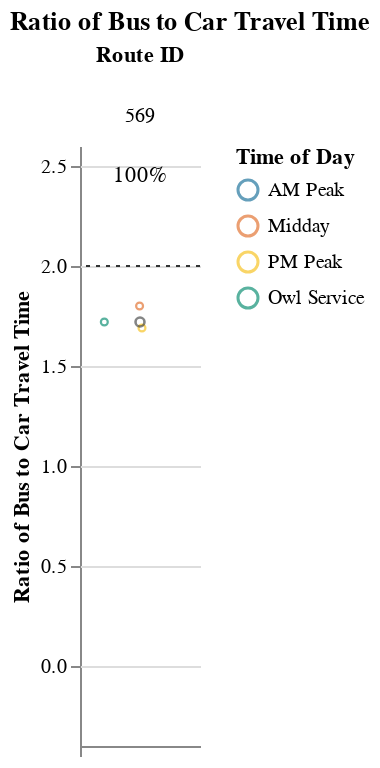
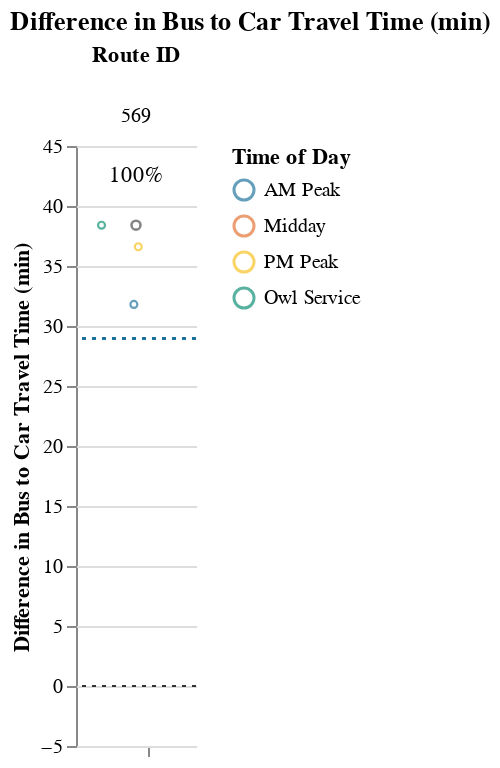

The cell these charts' notebook holds for them, in order:
### Markdown cell above
### Long Routes (> 1.5 hrs)

### Code cell
route_group = "long"
try:
    subset_routes, mult, diff  = setup_charts(df, PCT_COMPETITIVE_THRESHOLD, route_group)
    if len(subset_routes) > 0:
        display(
            Markdown(
                f"{CAPTIONS_DICT[route_group]}"
                "Within each route group, routes are sorted in descending order "
                "by % competitive trips and # trips below the additional time cut-off."
            )
        )

        display(mult)
        display(diff)
except:
    print("No routes meet this criteria.")

### Figure 1 — Vega-Lite specification as saved in the notebook (floating-point values rounded to 4 significant figures)
{"config": {"view": {"continuousWidth": 400, "continuousHeight": 300, "stroke": null}, "facet": {"spacing": 0}}, "data": {"name": "data-4fd954554bc9252bee5e8482c75c0733"}, "facet": {"column": {"field": "route_id", "sort": ["569"], "title": "Route ID", "type": "nominal"}}, "spec": {"layer": [{"mark": {"type": "point", "opacity": 0.65, "size": 12, "strokeWidth": 1.1}, "encoding": {"color": {"field": "time_of_day", "scale": {"range": ["#136C97", "#E16B26", "#F6BF16", "#00896B", "#7790A3", "#5B559C"]}, "sort": ["AM Peak", "Midday", "PM Peak", "Owl Service"], "title": "Time of Day", "type": "nominal"}, "tooltip": [{"field": "route_id", "type": "nominal"}, {"field": "trip_id", "type": "nominal"}, {"field": "service_hours", "type": "quantitative"}, {"field": "car_duration_hours", "type": "quantitative"}, {"field": "bus_multiplier", "type": "quantitative"}, {"field": "bus_difference", "type": "quantitative"}, {"field": "num_trips", "type": "quantitative"}, {"field": "num_competitive", "type": "quantitative"}, {"field": "pct_trips_competitive", "type": "quantitative"}, {"field": "p25", "type": "quantitative"}, {"field": "p50", "type": "quantitative"}, {"field": "p75", "type": "quantitative"}], "x": {"axis": {"grid": false, "labels": false, "ticks": true, "values": [0]}, "field": "jitter", "scale": {}, "title": null, "type": "quantitative"}, "y": {"field": "bus_multiplier", "scale": {"domain": [-0.25, 2.5]}, "title": "Ratio of Bus to Car Travel Time", "type": "quantitative"}}, "selection": {"selector005": {"type": "interval", "bind": "scales", "encodings": ["x", "y"]}}, "transform": [{"calculate": "sqrt(-2*log(random()))*cos(2*PI*random())", "as": "jitter"}], "width": 60}, {"layer": [{"mark": {"type": "point", "opacity": 0.6, "size": 20, "strokeWidth": 1.3}, "encoding": {"color": {"value": "#323434"}, "y": {"field": "bus_multiplier", "type": "quantitative"}}, "transform": [{"filter": "(datum.p50_trip === 1)"}]}, {"mark": {"type": "rule", "strokeDash": [2, 3]}, "encoding": {"color": {"value": "#323434"}, "y": {"field": "cutoff", "type": "quantitative"}}}, {"mark": {"type": "text", "align": "center", "baseline": "middle"}, "encoding": {"color": {"value": "black"}, "text": {"field": "pct_trips_competitive", "format": ".0%", "type": "quantitative"}, "tooltip": [{"field": "route_id", "type": "nominal"}, {"field": "trip_id", "type": "nominal"}, {"field": "service_hours", "type": "quantitative"}, {"field": "car_duration_hours", "type": "quantitative"}, {"field": "bus_multiplier", "type": "quantitative"}, {"field": "bus_difference", "type": "quantitative"}, {"field": "num_trips", "type": "quantitative"}, {"field": "num_competitive", "type": "quantitative"}, {"field": "pct_trips_competitive", "type": "quantitative"}, {"field": "p25", "type": "quantitative"}, {"field": "p50", "type": "quantitative"}, {"field": "p75", "type": "quantitative"}], "x": {"value": 30}, "y": {"value": 15}}, "transform": [{"calculate": "sqrt(-2*log(random()))*cos(2*PI*random())", "as": "jitter"}, {"filter": "(datum.fastest_trip === 1)"}]}]}]}, "resolve": {"scale": {"y": "shared"}}, "title": "Ratio of Bus to Car Travel Time", "$schema": "https://vega.github.io/schema/vega-lite/v4.17.0.json", "datasets": {"data-4fd954554bc9252bee5e8482c75c0733": [{"calitp_itp_id": 11, "trip_key": 593832735237289932, "trip_id": "t_1529_b_414_tn_0", "shape_id": "p_867", "route_id": "569", "service_hours": 1.42, "trip_first_departure_ts": 27120, "trip_last_arrival_ts": 32220, "departure_hour": 7, "time_of_day": "AM Peak", "p25": 1.48, "p50": 1.515, "p75": 1.548, "p50_trip": 0, "fastest_trip": 1, "car_duration_hours": 0.89, "competitive_route": 1, "bus_multiplier": 1.6, "bus_difference": 31.8, "num_trips": 4, "num_competitive": 4, "pct_trips_competitive": 1.0, "bus_difference_spread": 10.8, "route_group": "long", "max_trip_hrs": 1.6, "max_trip_route_group": 1.93, "name": "Amador Regional Transit System", "caltrans_district": "10 - Stockton", "drmt_organization_name": "['recGiMlqrcpPxScAH']", "cutoff2": 28.95, "cutoff": 2}, {"calitp_itp_id": 11, "trip_key": 2849629540374377473, "trip_id": "t_1530_b_414_tn_0", "shape_id": "p_867", "route_id": "569", "service_hours": 1.5, "trip_first_departure_ts": 61560, "trip_last_arrival_ts": 66960, "departure_hour": 17, "time_of_day": "PM Peak", "p25": 1.48, "p50": 1.515, "p75": 1.548, "p50_trip": 0, "fastest_trip": 0, "car_duration_hours": 0.89, "competitive_route": 1, "bus_multiplier": 1.69, "bus_difference": 36.6, "num_trips": 4, "num_competitive": 4, "pct_trips_competitive": 1.0, "bus_difference_spread": 10.8, "route_group": "long", "max_trip_hrs": 1.6, "max_trip_route_group": 1.93, "name": "Amador Regional Transit System", "caltrans_district": "10 - Stockton", "drmt_organization_name": "['recGiMlqrcpPxScAH']", "cutoff2": 28.95, "cutoff": 2}, {"calitp_itp_id": 11, "trip_key": -6324348899433350338, "trip_id": "t_1528_b_414_tn_0", "shape_id": "p_859", "route_id": "569", "service_hours": 1.53, "trip_first_departure_ts": 21600, "trip_last_arrival_ts": 27120, "departure_hour": 6, "time_of_day": "Owl Service", "p25": 1.48, "p50": 1.515, "p75": 1.548, "p50_trip": 1, "fastest_trip": 0, "car_duration_hours": 0.89, "competitive_route": 1, "bus_multiplier": 1.72, "bus_difference": 38.4, "num_trips": 4, "num_competitive": 4, "pct_trips_competitive": 1.0, "bus_difference_spread": 10.8, "route_group": "long", "max_trip_hrs": 1.6, "max_trip_route_group": 1.93, "name": "Amador Regional Transit System", "caltrans_district": "10 - Stockton", "drmt_organization_name": "['recGiMlqrcpPxScAH']", "cutoff2": 28.95, "cutoff": 2}, {"calitp_itp_id": 11, "trip_key": -7066308270664786304, "trip_id": "t_1542_b_414_tn_0", "shape_id": "p_859", "route_id": "569", "service_hours": 1.6, "trip_first_departure_ts": 55800, "trip_last_arrival_ts": 61560, "departure_hour": 15, "time_of_day": "Midday", "p25": 1.48, "p50": 1.515, "p75": 1.548, "p50_trip": 0, "fastest_trip": 0, "car_duration_hours": 0.89, "competitive_route": 1, "bus_multiplier": 1.8, "bus_difference": 42.6, "num_trips": 4, "num_competitive": 4, "pct_trips_competitive": 1.0, "bus_difference_spread": 10.8, "route_group": "long", "max_trip_hrs": 1.6, "max_trip_route_group": 1.93, "name": "Amador Regional Transit System", "caltrans_district": "10 - Stockton", "drmt_organization_name": "['recGiMlqrcpPxScAH']", "cutoff2": 28.95, "cutoff": 2}]}}

### Figure 2 — Vega-Lite specification as saved in the notebook (floating-point values rounded to 4 significant figures)
{"config": {"view": {"continuousWidth": 400, "continuousHeight": 300, "stroke": null}, "facet": {"spacing": 0}}, "data": {"name": "data-fb71d4b548a1fd0952135d97cd986f45"}, "facet": {"column": {"field": "route_id", "sort": ["569"], "title": "Route ID", "type": "nominal"}}, "spec": {"layer": [{"mark": {"type": "point", "opacity": 0.65, "size": 12, "strokeWidth": 1.1}, "encoding": {"color": {"field": "time_of_day", "scale": {"range": ["#136C97", "#E16B26", "#F6BF16", "#00896B", "#7790A3", "#5B559C"]}, "sort": ["AM Peak", "Midday", "PM Peak", "Owl Service"], "title": "Time of Day", "type": "nominal"}, "tooltip": [{"field": "route_id", "type": "nominal"}, {"field": "trip_id", "type": "nominal"}, {"field": "service_hours", "type": "quantitative"}, {"field": "car_duration_hours", "type": "quantitative"}, {"field": "bus_multiplier", "type": "quantitative"}, {"field": "bus_difference", "type": "quantitative"}, {"field": "num_trips", "type": "quantitative"}, {"field": "num_competitive", "type": "quantitative"}, {"field": "pct_trips_competitive", "type": "quantitative"}, {"field": "p25", "type": "quantitative"}, {"field": "p50", "type": "quantitative"}, {"field": "p75", "type": "quantitative"}], "x": {"axis": {"grid": false, "labels": false, "ticks": true, "values": [0]}, "field": "jitter", "scale": {}, "title": null, "type": "quantitative"}, "y": {"field": "bus_difference", "scale": {"domain": [-5, 42.6]}, "title": "Difference in Bus to Car Travel Time (min)", "type": "quantitative"}}, "selection": {"selector006": {"type": "interval", "bind": "scales", "encodings": ["x", "y"]}}, "transform": [{"calculate": "sqrt(-2*log(random()))*cos(2*PI*random())", "as": "jitter"}], "width": 60}, {"layer": [{"mark": {"type": "point", "opacity": 0.6, "size": 20, "strokeWidth": 1.3}, "encoding": {"color": {"value": "#323434"}, "y": {"field": "bus_difference", "type": "quantitative"}}, "transform": [{"filter": "(datum.p50_trip === 1)"}]}, {"mark": {"type": "rule", "strokeDash": [2, 3]}, "encoding": {"color": {"value": "#323434"}, "y": {"field": "cutoff", "type": "quantitative"}}}, {"mark": {"type": "rule", "strokeDash": [2, 3]}, "encoding": {"color": {"value": "#136C97"}, "y": {"field": "cutoff2", "type": "quantitative"}}}, {"mark": {"type": "text", "align": "center", "baseline": "middle"}, "encoding": {"color": {"value": "black"}, "text": {"field": "pct_trips_competitive", "format": ".0%", "type": "quantitative"}, "tooltip": [{"field": "route_id", "type": "nominal"}, {"field": "trip_id", "type": "nominal"}, {"field": "service_hours", "type": "quantitative"}, {"field": "car_duration_hours", "type": "quantitative"}, {"field": "bus_multiplier", "type": "quantitative"}, {"field": "bus_difference", "type": "quantitative"}, {"field": "num_trips", "type": "quantitative"}, {"field": "num_competitive", "type": "quantitative"}, {"field": "pct_trips_competitive", "type": "quantitative"}, {"field": "p25", "type": "quantitative"}, {"field": "p50", "type": "quantitative"}, {"field": "p75", "type": "quantitative"}], "x": {"value": 30}, "y": {"value": 15}}, "transform": [{"calculate": "sqrt(-2*log(random()))*cos(2*PI*random())", "as": "jitter"}, {"filter": "(datum.fastest_trip === 1)"}]}]}]}, "resolve": {"scale": {"y": "shared"}}, "title": "Difference in Bus to Car Travel Time (min)", "$schema": "https://vega.github.io/schema/vega-lite/v4.17.0.json", "datasets": {"data-fb71d4b548a1fd0952135d97cd986f45": [{"calitp_itp_id": 11, "trip_key": 593832735237289932, "trip_id": "t_1529_b_414_tn_0", "shape_id": "p_867", "route_id": "569", "service_hours": 1.42, "trip_first_departure_ts": 27120, "trip_last_arrival_ts": 32220, "departure_hour": 7, "time_of_day": "AM Peak", "p25": 1.48, "p50": 1.515, "p75": 1.548, "p50_trip": 0, "fastest_trip": 1, "car_duration_hours": 0.89, "competitive_route": 1, "bus_multiplier": 1.6, "bus_difference": 31.8, "num_trips": 4, "num_competitive": 4, "pct_trips_competitive": 1.0, "bus_difference_spread": 10.8, "route_group": "long", "max_trip_hrs": 1.6, "max_trip_route_group": 1.93, "name": "Amador Regional Transit System", "caltrans_district": "10 - Stockton", "drmt_organization_name": "['recGiMlqrcpPxScAH']", "cutoff2": 28.95, "cutoff": 0}, {"calitp_itp_id": 11, "trip_key": 2849629540374377473, "trip_id": "t_1530_b_414_tn_0", "shape_id": "p_867", "route_id": "569", "service_hours": 1.5, "trip_first_departure_ts": 61560, "trip_last_arrival_ts": 66960, "departure_hour": 17, "time_of_day": "PM Peak", "p25": 1.48, "p50": 1.515, "p75": 1.548, "p50_trip": 0, "fastest_trip": 0, "car_duration_hours": 0.89, "competitive_route": 1, "bus_multiplier": 1.69, "bus_difference": 36.6, "num_trips": 4, "num_competitive": 4, "pct_trips_competitive": 1.0, "bus_difference_spread": 10.8, "route_group": "long", "max_trip_hrs": 1.6, "max_trip_route_group": 1.93, "name": "Amador Regional Transit System", "caltrans_district": "10 - Stockton", "drmt_organization_name": "['recGiMlqrcpPxScAH']", "cutoff2": 28.95, "cutoff": 0}, {"calitp_itp_id": 11, "trip_key": -6324348899433350338, "trip_id": "t_1528_b_414_tn_0", "shape_id": "p_859", "route_id": "569", "service_hours": 1.53, "trip_first_departure_ts": 21600, "trip_last_arrival_ts": 27120, "departure_hour": 6, "time_of_day": "Owl Service", "p25": 1.48, "p50": 1.515, "p75": 1.548, "p50_trip": 1, "fastest_trip": 0, "car_duration_hours": 0.89, "competitive_route": 1, "bus_multiplier": 1.72, "bus_difference": 38.4, "num_trips": 4, "num_competitive": 4, "pct_trips_competitive": 1.0, "bus_difference_spread": 10.8, "route_group": "long", "max_trip_hrs": 1.6, "max_trip_route_group": 1.93, "name": "Amador Regional Transit System", "caltrans_district": "10 - Stockton", "drmt_organization_name": "['recGiMlqrcpPxScAH']", "cutoff2": 28.95, "cutoff": 0}, {"calitp_itp_id": 11, "trip_key": -7066308270664786304, "trip_id": "t_1542_b_414_tn_0", "shape_id": "p_859", "route_id": "569", "service_hours": 1.6, "trip_first_departure_ts": 55800, "trip_last_arrival_ts": 61560, "departure_hour": 15, "time_of_day": "Midday", "p25": 1.48, "p50": 1.515, "p75": 1.548, "p50_trip": 0, "fastest_trip": 0, "car_duration_hours": 0.89, "competitive_route": 1, "bus_multiplier": 1.8, "bus_difference": 42.6, "num_trips": 4, "num_competitive": 4, "pct_trips_competitive": 1.0, "bus_difference_spread": 10.8, "route_group": "long", "max_trip_hrs": 1.6, "max_trip_route_group": 1.93, "name": "Amador Regional Transit System", "caltrans_district": "10 - Stockton", "drmt_organization_name": "['recGiMlqrcpPxScAH']", "cutoff2": 28.95, "cutoff": 0}]}}
